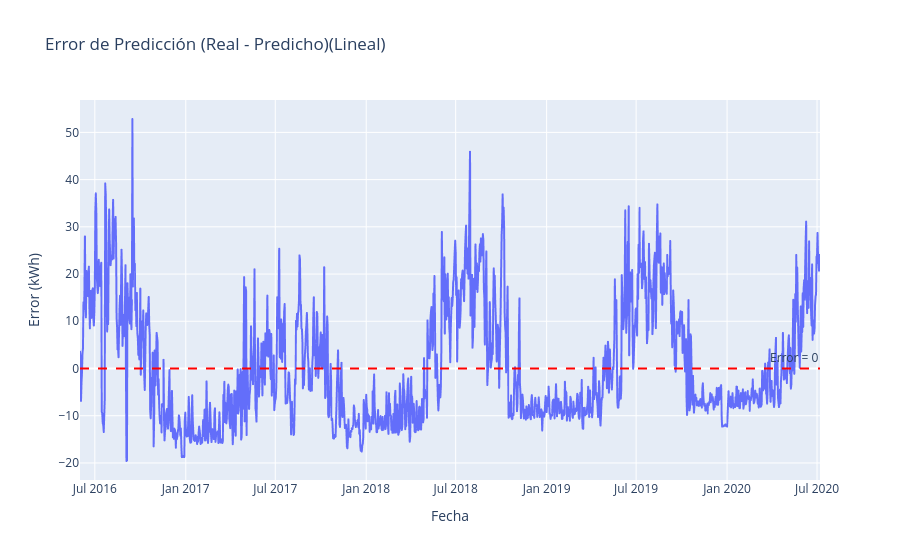

This figure's notebook cell:
### Markdown cell above
3. Grafique el error (Valor real - Valor predicho) para todo el intervalo de tiempo y responda ¿Hay un comportamiento estacional en la serie? [1 punto]

### Code cell
error_train = y_train - y_pred_train
error_test = y_test - y_pred_test

total_error=pd.concat([
  pd.Series(error_train, index=y_train.index), 
  pd.Series(error_test, index=y_test.index)
]).reset_index(drop=True)

fig = px.line(
  x=X['date'], 
  y=total_error, 
  title='Error de Predicción (Real - Predicho)(Lineal)',
  labels={'x': 'Fecha', 'y': 'Error (kWh)'}
)
fig.add_hline(
  y=0, 
  line_dash="dash", 
  line_color="red", 
  annotation_text="Error = 0"
)
fig.show()

### Figure 1 — Plotly figure (JSON) as saved in the notebook; plotly's stock layout.template omitted (floating-point values rounded to 4 significant figures; data arrays with more than 128 entries replaced by an {"elided": "..."} marker saying what was removed)
{"data": [{"hovertemplate": "Fecha=%{x}<br>Error (kWh)=%{y}<extra></extra>", "legendgroup": "", "line": {"color": "#636efa", "dash": "solid"}, "marker": {"symbol": "circle"}, "mode": "lines", "name": "", "showlegend": false, "type": "scattergl", "x": {"elided": "1498 str values"}, "xaxis": "x", "y": {"elided": "1498 float values"}, "yaxis": "y"}], "layout": {"annotations": [{"showarrow": false, "text": "Error = 0", "x": 1, "xanchor": "right", "xref": "x domain", "y": 0, "yanchor": "bottom", "yref": "y"}], "legend": {"tracegroupgap": 0}, "shapes": [{"line": {"color": "red", "dash": "dash"}, "type": "line", "x0": 0, "x1": 1, "xref": "x domain", "y0": 0, "y1": 0, "yref": "y"}], "title": {"text": "Error de Predicción (Real - Predicho)(Lineal)"}, "xaxis": {"anchor": "y", "domain": [0, 1], "title": {"text": "Fecha"}}, "yaxis": {"anchor": "x", "domain": [0, 1], "title": {"text": "Error (kWh)"}}}}
